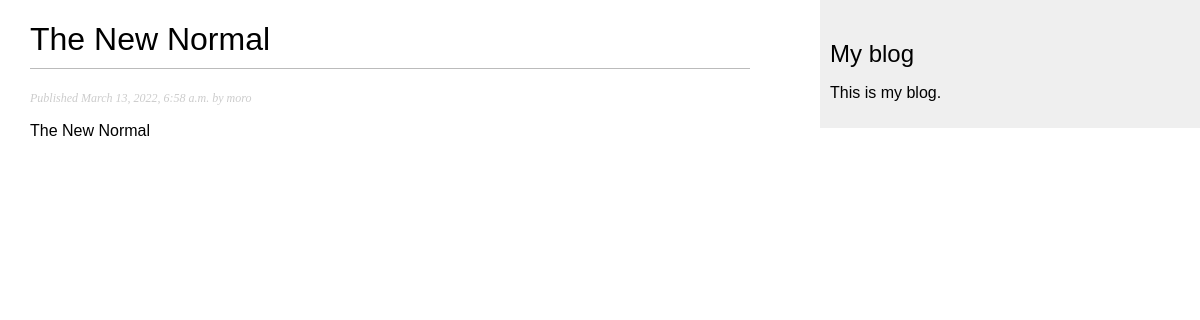
Screenshot of /blog/96cfdb90-97ec-45a6-8572-0fda6ec5904f/the-new-normal with the database file from the repository.
### blog/models.py (models this page shows, shortened)
class Post(models.Model):
    STATUS_CHOICES = (
        ('draft', 'Draft'),
        ('published', 'Published')
    )
    id = models.UUIDField(
        primary_key=True,
        default=uuid.uuid4,
        editable=False
    )
    title = models.CharField(max_length=250)
    slug = models.SlugField(max_length=250, unique_for_month='publish')
    author = models.ForeignKey(User, on_delete=models.CASCADE, related_name='blog_posts')
    body = models.TextField()
    publish = models.DateTimeField(default=timezone.now)
    created = models.DateTimeField(auto_now_add=True)
    updated = models.DateTimeField(auto_now=True)
    status = models.CharField(max_length=10, choices=STATUS_CHOICES, default='draft')
    objects = models.Manager() ## lets add the default manager
    published = PublishedManager() ## lets add our custom manager
    class Meta:
        ordering = ('-publish',)

### blog/views.py (the view)
# urls.py: path('<uuid:pk>/<slug:post>', PostDetailView.as_view(), name='post_detail')
class PostDetailView(DetailView):
    model = Post
    template_name = 'blog/post/detail.html'

### blog/templates/blog/post/detail.html (shortened to what this page needs)
{% extends "blog/base.html" %}
{% block content %}
<h1>{{ post.title }}</h1>
<p class="date">
Published {{ post.publish }} by {{ post.author }}
</p>
{{ post.body|linebreaks }}
{% endblock %}

### blog/static/css/blog.css (style rules this page uses)
body { margin:0; padding:0; font-family:helvetica, sans-serif; }
h1 { font-weight:normal; border-bottom:1px solid #bbb; padding:0 0 10px 0; }
p.date { color:#ccc; font-family: georgia, serif; font-size: 12px; font-style: italic; }

### rows the page displays
Post: title "The New Normal", publish "March 13, 2022, 6:58 a.m.", author "moro", body "The New Normal"
